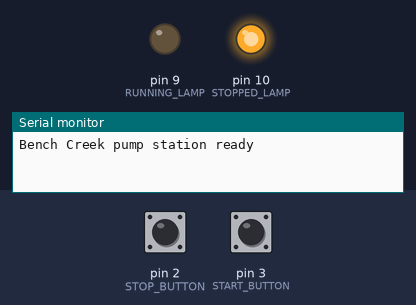
Bench run of a sketch on a simulated Arduino Uno, built with avr-gcc and run on an emulated ATmega328P. Parts: output pins drawn as LEDs (lit = HIGH), the last lines printed to the serial monitor. Inputs (shaded band) come from the test bench; at power-on: pin 3 (START_BUTTON) HIGH, pin 2 (STOP_BUTTON) HIGH.

Above: at 1.2 s.
1.3 s: pin 3 (START_BUTTON) pulled LOW for 0.15 s
At 2.5 s:
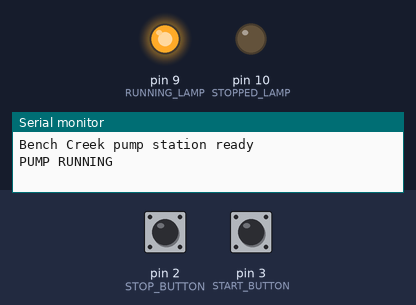
2.9 s: pin 2 (STOP_BUTTON) pulled LOW for 0.15 s
At 3.8 s:
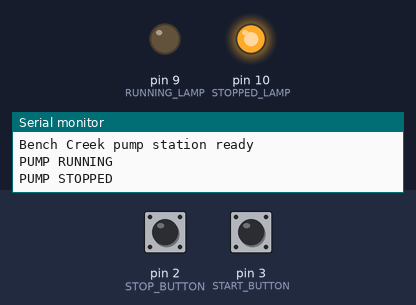
4.5 s: pin 3 (START_BUTTON) pulled LOW for 1 s
At 5.0 s:
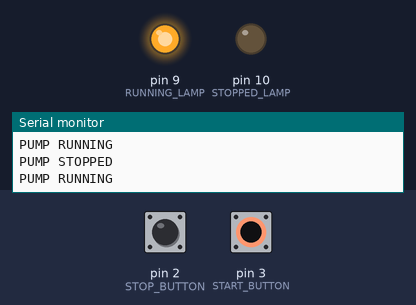
7.0 s: pin 2 (STOP_BUTTON) pulled LOW for 1 s
At 8.1 s:
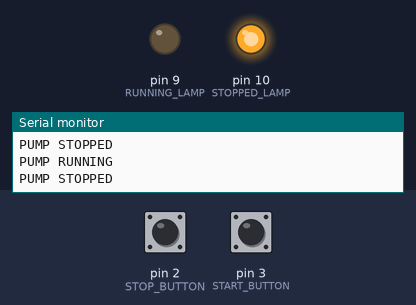
Timing chart, 0 to 10.0 s (numbered marks = the images above; inputs shaded):
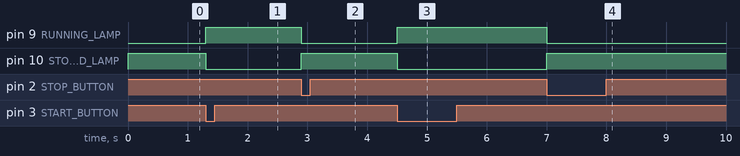

Measured:
- after the input at 1.3 s, pin 9 (RUNNING_LAMP): LOW → HIGH at once; pin 10 (STOPPED_LAMP): HIGH → LOW at once
- after the input at 2.9 s, pin 9 (RUNNING_LAMP): HIGH → LOW at once; pin 10 (STOPPED_LAMP): LOW → HIGH at once
- after the input at 4.5 s, pin 9 (RUNNING_LAMP): LOW → HIGH at once; pin 10 (STOPPED_LAMP): HIGH → LOW at once
- after the input at 7.0 s, pin 9 (RUNNING_LAMP): HIGH → LOW at once; pin 10 (STOPPED_LAMP): LOW → HIGH at once

The sketch:

p013-start-stop-station.ino
```cpp
// Project 13: Start Stop Station
// The Bench Creek pump control station. START latches the
// pump on. STOP drops it out. If both are pressed, STOP wins.

const int START_BUTTON = 3;
const int STOP_BUTTON = 2;
const int STOPPED_LAMP = 10;  // red
const int RUNNING_LAMP = 9;   // green

bool running = false;         // is the pump running?
bool wasRunning = false;      // what it was last time round

void setup() {
  pinMode(START_BUTTON, INPUT_PULLUP);
  pinMode(STOP_BUTTON, INPUT_PULLUP);
  pinMode(STOPPED_LAMP, OUTPUT);
  pinMode(RUNNING_LAMP, OUTPUT);
  Serial.begin(9600);
  Serial.println("Bench Creek pump station ready");
}

void loop() {
  // 1. Read the inputs.
  bool start = (digitalRead(START_BUTTON) == LOW);
  bool stop = (digitalRead(STOP_BUTTON) == LOW);

  // 2. Solve the logic. This one line is the seal-in.
  running = (start || running) && !stop;

  // 3. Write the outputs.
  digitalWrite(RUNNING_LAMP, running);
  digitalWrite(STOPPED_LAMP, !running);

  // Report only when something changes.
  if (running != wasRunning) {
    if (running) {
      Serial.println("PUMP RUNNING");
    } else {
      Serial.println("PUMP STOPPED");
    }
    wasRunning = running;
  }
}
```
